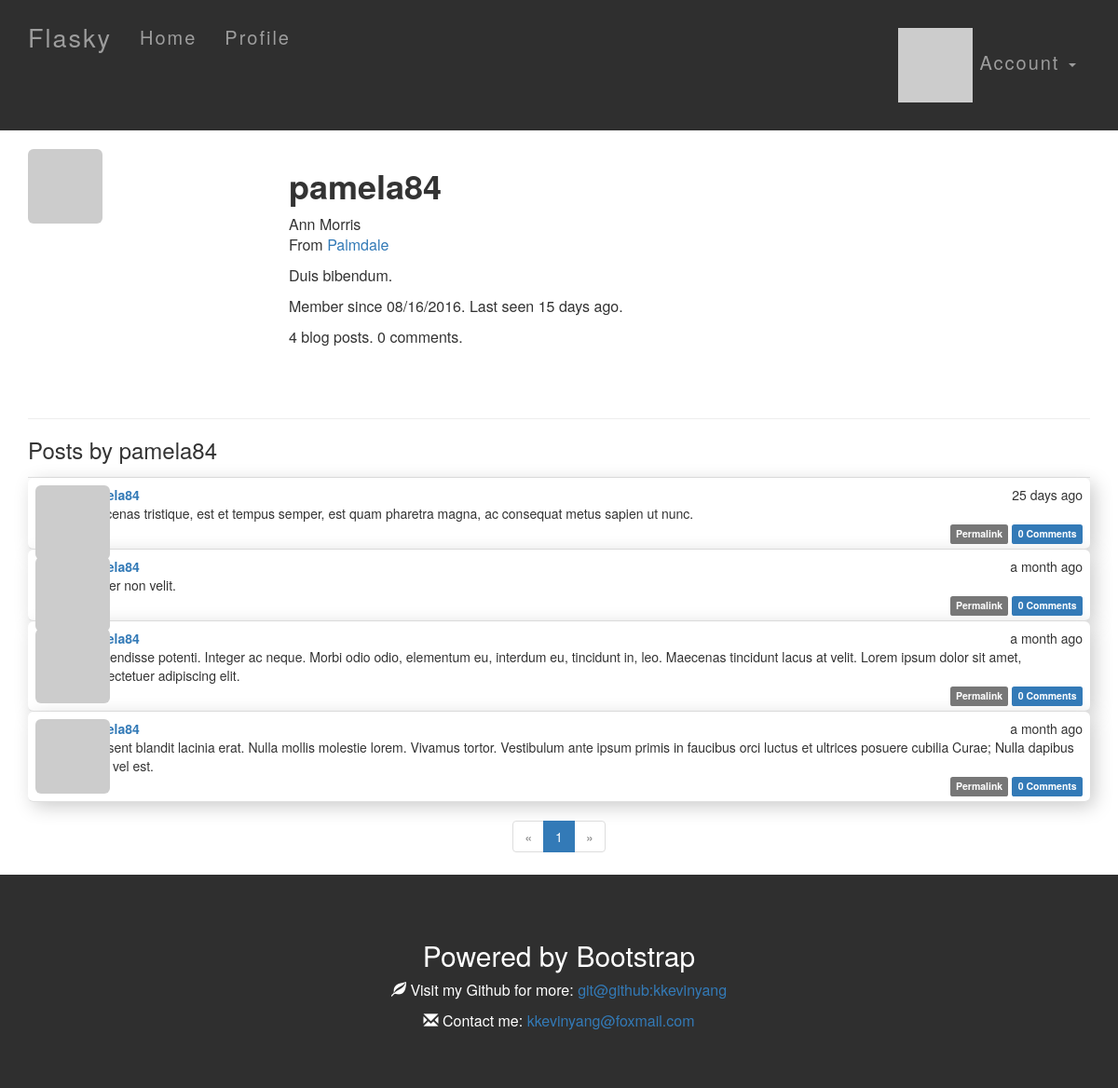
Page /user/pamela84 (signed in) on the committed database.
### app/models.py (models this page shows, shortened)
class User(UserMixin,db.Model):
    __tablename__ = 'users'
    sqlite_autoincrement = True
    id = db.Column(db.Integer, primary_key=True)
    email = db.Column(db.String(64), unique=True, index=True)
    username = db.Column(db.String(64), unique=True, index=True)
    role_id = db.Column(db.Integer, db.ForeignKey('roles.id'))
    password_hash = db.Column(db.String(128))
    confirmed = db.Column(db.Boolean, default=False)
    name = db.Column(db.String(64))
    location = db.Column(db.String(64))
    about_me = db.Column(db.Text())
    member_since = db.Column(db.DateTime(), default=datetime.utcnow)
    last_seen = db.Column(db.DateTime(), default=datetime.utcnow)
    avatar_hash = db.Column(db.String(32))
    posts = db.relationship('Post', backref='author', lazy='dynamic')  # posts和comments都需要关联author才行，所以两个都有
    comments = db.relationship('Comment', backref='author', lazy='dynamic')
    @property
    def password(self):  # 若尝试读取password的值会返回属性错误，因为生成了散列值后不能还原
        raise AttributeError('password is not a readable attribute')
    def can(self, permissions):
        return self.role is not None and \
               (self.role.permissions & permissions) == permissions
    def is_administrator(self):
        return self.can(Permission.ADMINISTER)
    def ping(self):
        self.last_seen = datetime.utcnow()
        db.session.add(self)
    def gravatar(self, size=100, default='identicon', rating='g'):
        if request.is_secure:
            url = 'https://secure.gravatar.com/avatar'
        else:
            url = 'http://cn.gravatar.com/avatar'
        hash = self.avatar_hash or hashlib.md5(self.email.encode('utf-8')).hexdigest()
        return '{url}/{hash}?s={size}&d={default}&r={rating}'.format(
            url=url, hash=hash, size=size, default=default, rating=rating)

class Post(db.Model):
    __tablename__ = 'posts'
    id = db.Column(db.Integer, primary_key=True)
    body = db.Column(db.Text)
    timestamp = db.Column(db.DateTime, index=True, default=datetime.utcnow)  # 有默认值
    author_id = db.Column(db.Integer, db.ForeignKey('users.id'))
    body_html = db.Column(db.Text)
    comments = db.relationship('Comment', backref='post', lazy='dynamic')

### app/main/views.py (the view)
@main.route('/user/<username>')
def user(username):
    user = User.query.filter_by(username=username).first_or_404()  # 非常简洁的写法
    page = request.args.get('page', 1, type=int)
    pagination = user.posts.order_by(Post.timestamp.desc()).paginate(
        page, per_page=7,
        error_out=False)
    posts = pagination.items
    return render_template('user.html', user=user, posts=posts,
                           pagination=pagination)

### app/auth/views.py (called while the page is built)
@auth.before_app_request
def before_request():
    if current_user.is_authenticated:
        current_user.ping()
        if not current_user.confirmed \
                and request.endpoint[:5] != 'auth.' \
                and request.endpoint != 'static':
            return redirect(url_for('auth.unconfirmed'))

### app/main/__init__.py (called while the page is built)
@main.app_context_processor  # 把permission类加入模板
def inject_permissions():
    return dict(Permission=Permission)

### app/models.py (called while the page is built)
@login_manager.user_loader  # 此乃回调函数，用来加载用户，不然就会提示User没有登陆激活了（'User' object has no attribute 'is_active'）
def load_user(user_id):
    return User.query.get(int(user_id))

### app/templates/user.html (shortened to what this page needs)
{% extends "base.html" %}
{% import "_macros.html" as macros %}
{% block post_content %}
<div class="page-header">
    <img class="img-rounded profile-thumbnail" src="{{ user.gravatar(size=256) }}">
    <div class="profile-header">
        <h1>{{ user.username }}</h1>
        {% if user.name or user.location %}
        <p>
            {% if user.name %}{{ user.name }}<br>{% endif %}
            {% if user.location %}
                From <a href="http://maps.google.com/?q={{ user.location }}">{{ user.location }}</a><br>
            {% endif %}
        </p>
        {% endif %}
        {% if user.about_me %}<p>{{ user.about_me }}</p>{% endif %}
        <p>Member since {{ moment(user.member_since).format('L') }}. Last seen {{ moment(user.last_seen).fromNow() }}.</p>
        <p>{{ user.posts.count() }} blog posts. {{ user.comments.count() }} comments.</p>
    </div>
</div>
<h3>Posts by {{ user.username }}</h3>
{% include '_posts.html' %}
{% if pagination %}
<div class="pagination">
    {{ macros.pagination_widget(pagination, '.user', username=user.username) }}
</div>
{% endif %}
{% endblock %}

### app/templates/_posts.html (shortened to what this page needs)
<ul class="posts">
    {% for post in posts %}
    <li class="post shadow frame">
        <div class="post-thumbnail">
            <a href="{{ url_for('.user', username=post.author.username) }}">
                <img class="img-rounded profile-thumbnail" src="{{ post.author.gravatar(size=40) }}">
            </a>
        </div>
        <div class="post-content">
            <div class="post-date">{{ moment(post.timestamp).fromNow() }}</div>
            <div class="post-author"><a href="{{ url_for('.user', username=post.author.username) }}">{{ post.author.username }}</a></div>
            <div class="post-body">
                {% if post.body_html %}
                    {{ post.body_html | safe }}
                {% else %}
                    {{ post.body }}
                {% endif %}
            </div>
            <div class="post-footer">
                <a href="{{ url_for('.post', id=post.id) }}">
                    <span class="label label-default">Permalink</span>
                </a>
                 <a href="{{ url_for('.post', id=post.id) }}#comments">
                    <span class="label label-primary">{{ post.comments.count() }} Comments</span>
                </a>
            </div>
        </div>
    </li>
    {% endfor %}
</ul>

### app/static/styles.css (style rules this page uses)
.shadow { box-shadow: 5px 5px 20px #CCC; }
.frame { border-radius: 6px; }
.page-header { padding-top: 20px; margin: 0 0 20px; }
.profile-thumbnail { position: absolute; }
.profile-header { min-height: 260px; margin-left: 280px; }
ul.posts { list-style-type: none; padding: 0px; margin: 16px 0px 0px 0px; border-top: 1px solid #e0e0e0; }
ul.posts li.post { padding: 8px; border-bottom: 1px solid #e0e0e0; }
div.post-date { float: right; }
div.post-author { font-weight: bold; }
div.post-thumbnail { position: absolute; }
div.post-content { margin-left: 48px; min-height: 48px; }
div.post-footer { text-align: right; }
div.pagination { width: 100%; text-align: center; padding: 0px; margin: 0px; }

### app/static/typography.css (style rules this page uses)
h1,h2,h3,h4,h5 { font-weight: bold; }
p { font-size: 16px; }
.post-body h1,h2,h3,h4,h5 { font-weight: normal; }
div.post-footer { text-align: right; }

### app/static/color.css (style rules this page uses)
.frame { background-color: #FFF; }

### rows in the picture
User: username "pamela84", name "Ann Morris", location "Palmdale", about_me "Duis bibendum.", member_since "08/16/2016", last_seen "15 days ago"
Post: timestamp "25 days ago", body "Maecenas tristique, est et tempus semper, est quam pharetra magna, ac consequat metus sapien ut nunc.", comments.count "0"
Post: timestamp "a month ago", body "Integer non velit.", comments.count "0"
Post: timestamp "a month ago", body "Suspendisse potenti. Integer ac neque. Morbi odio odio, elementum eu, interdum eu, tincidunt in, leo. Maecenas tincidunt lacus at velit. Lorem ipsum dolor sit amet, consectetuer adipiscing elit.", comments.count "0"
Post: timestamp "a month ago", body "Praesent blandit lacinia erat. Nulla mollis molestie lorem. Vivamus tortor. Vestibulum ante ipsum primis in faucibus orci luctus et ultrices posuere cubilia Curae; Nulla dapibus dolor vel est.", comments.count "0"

### other values in the picture
{{ user.posts.count() }} "4"
{{ user.comments.count() }} "0"
{{ p }} "1"
